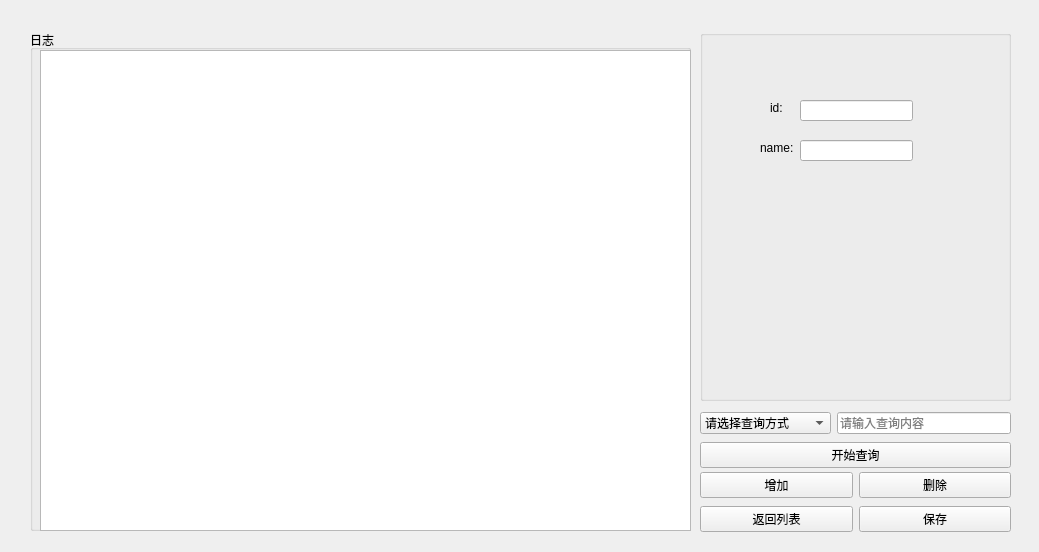
<?xml version="1.0" encoding="UTF-8"?>
<ui version="4.0">
 <class>logpage</class>
 <widget class="QWidget" name="logpage">
  <property name="geometry">
   <rect>
    <x>0</x>
    <y>0</y>
    <width>1039</width>
    <height>552</height>
   </rect>
  </property>
  <property name="windowTitle">
   <string>Form</string>
  </property>
  <widget class="QGroupBox" name="groupBox">
   <property name="geometry">
    <rect>
     <x>30</x>
     <y>30</y>
     <width>661</width>
     <height>501</height>
    </rect>
   </property>
   <property name="title">
    <string>日志</string>
   </property>
   <widget class="QTableWidget" name="tableWidget_2">
    <property name="geometry">
     <rect>
      <x>10</x>
      <y>20</y>
      <width>651</width>
      <height>481</height>
     </rect>
    </property>
   </widget>
  </widget>
  <widget class="QWidget" name="layoutWidget">
   <property name="geometry">
    <rect>
     <x>700</x>
     <y>410</y>
     <width>311</width>
     <height>60</height>
    </rect>
   </property>
   <layout class="QVBoxLayout" name="verticalLayout_2">
    <item>
     <layout class="QHBoxLayout" name="horizontalLayout_2" stretch="3,4">
      <item>
       <widget class="QComboBox" name="comboBox_2">
        <item>
         <property name="text">
          <string>请选择查询方式</string>
         </property>
        </item>
        <item>
         <property name="text">
          <string>按课程编号查询</string>
         </property>
        </item>
        <item>
         <property name="text">
          <string>按课程名称查询</string>
         </property>
        </item>
       </widget>
      </item>
      <item>
       <widget class="QLineEdit" name="lineEdit_2">
        <property name="inputMask">
         <string/>
        </property>
        <property name="placeholderText">
         <string>请输入查询内容</string>
        </property>
        <property name="clearButtonEnabled">
         <bool>true</bool>
        </property>
       </widget>
      </item>
     </layout>
    </item>
    <item>
     <widget class="QPushButton" name="query">
      <property name="text">
       <string>开始查询</string>
      </property>
     </widget>
    </item>
   </layout>
  </widget>
  <widget class="QGroupBox" name="groupBox_2">
   <property name="geometry">
    <rect>
     <x>700</x>
     <y>30</y>
     <width>311</width>
     <height>371</height>
    </rect>
   </property>
   <property name="title">
    <string/>
   </property>
   <widget class="QLineEdit" name="id_2">
    <property name="geometry">
     <rect>
      <x>100</x>
      <y>70</y>
      <width>113</width>
      <height>21</height>
     </rect>
    </property>
   </widget>
   <widget class="QLabel" name="label_3">
    <property name="geometry">
     <rect>
      <x>70</x>
      <y>70</y>
      <width>72</width>
      <height>15</height>
     </rect>
    </property>
    <property name="text">
     <string>id:</string>
    </property>
   </widget>
   <widget class="QLabel" name="label_4">
    <property name="geometry">
     <rect>
      <x>60</x>
      <y>110</y>
      <width>72</width>
      <height>15</height>
     </rect>
    </property>
    <property name="text">
     <string>name:</string>
    </property>
   </widget>
   <widget class="QLineEdit" name="name_2">
    <property name="geometry">
     <rect>
      <x>100</x>
      <y>110</y>
      <width>113</width>
      <height>21</height>
     </rect>
    </property>
   </widget>
  </widget>
  <widget class="QWidget" name="layoutWidget_2">
   <property name="geometry">
    <rect>
     <x>700</x>
     <y>470</y>
     <width>311</width>
     <height>65</height>
    </rect>
   </property>
   <layout class="QGridLayout" name="gridLayout_2">
    <item row="0" column="0">
     <widget class="QPushButton" name="add_2">
      <property name="text">
       <string>增加</string>
      </property>
     </widget>
    </item>
    <item row="0" column="1">
     <widget class="QPushButton" name="del_2">
      <property name="text">
       <string>删除</string>
      </property>
     </widget>
    </item>
    <item row="1" column="0">
     <widget class="QPushButton" name="revert_2">
      <property name="text">
       <string>返回列表</string>
      </property>
     </widget>
    </item>
    <item row="1" column="1">
     <widget class="QPushButton" name="conserve_2">
      <property name="text">
       <string>保存</string>
      </property>
     </widget>
    </item>
   </layout>
  </widget>
 </widget>
 <resources/>
 <connections/>
</ui>
